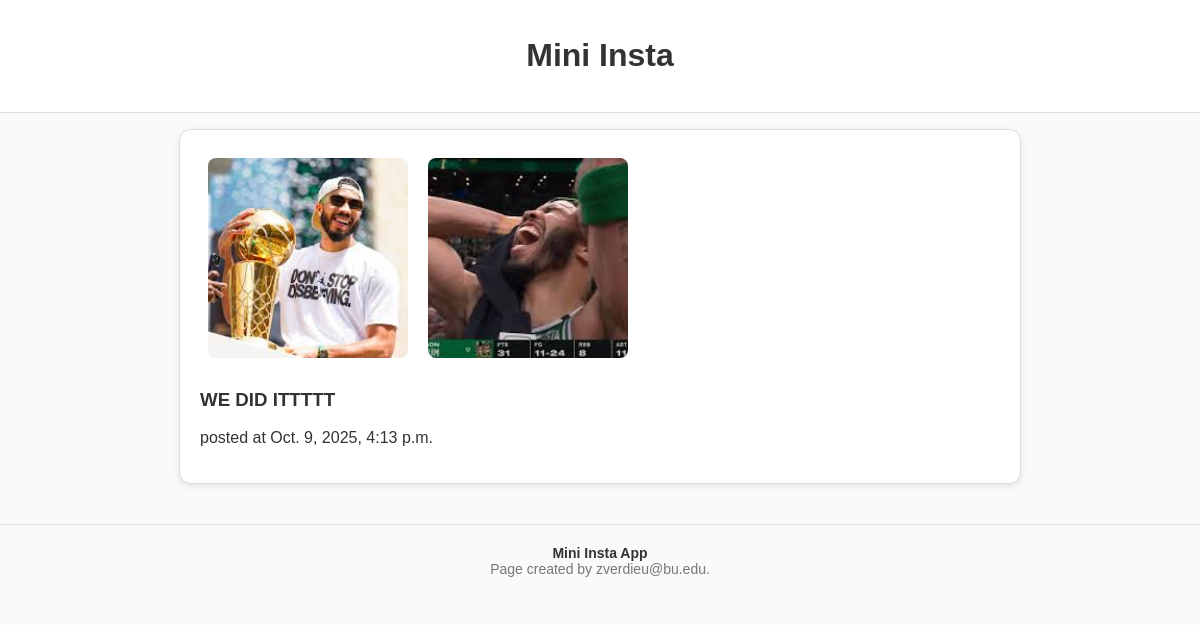
Page /mini_insta/post/17 on the committed database.
### mini_insta/models.py (models this page shows, shortened)
class Photo(models.Model):
    post = models.ForeignKey(Post, on_delete=models.CASCADE)
    image_url = models.URLField(blank=True)
    timestamp = models.DateTimeField(auto_now=True)
    image_file = models.ImageField(blank=True)
    def get_image_url(self):
        if self.image_url:
            return self.image_url
        else:
            return self.image_file.url

class Post(models.Model):
    profile = models.ForeignKey(Profile, on_delete=models.CASCADE)
    timestamp = models.DateTimeField(auto_now=True)
    caption = models.TextField(blank=False)
    def get_all_photos(self):
        photos = Photo.objects.filter(post=self)
        return photos

### mini_insta/views.py (the view)
# urls.py: path('post/<int:pk>', PostDetailView.as_view(), name="post"),
class PostDetailView(DetailView):
    model = Post
    template_name = "mini_insta/post.html"
    context_object_name = "post"

### mini_insta/models.py (called while the page is built)
    def __str__(self):
        return f'{self.display_name}'

### mini_insta/templates/mini_insta/post.html
{% extends 'mini_insta/base.html' %}
{% block content %}
<header>
    <h1>Mini Insta</h1>
</header>
<div class="singlePost">
    {% for photo in post.get_all_photos %}
        <img src="{{photo.get_image_url}}" alt="Photo for '{{post.caption}}' by {{post.profile}}">
    {% endfor %}
    <h3>{{post.caption}}</h3>
    <p>posted at {{post.timestamp}}</p>
</div>
{% endblock %}

### static/styles-mini_insta.css (style rules this page uses)
body { font-family: Arial, sans-serif; background: #fafafa; margin: 0; padding: 0; color: #333; }
header { background: #fff; border-bottom: 1px solid #ddd; padding: 1rem 2rem; text-align: center; }
.singlePost { max-width: 800px; margin: 16px auto; padding: 20px; border: 1px solid #ddd; border-radius: 12px; background: #fff; box-shadow: 0 2px 6px rgba(0,0,0,0.1); }
.singlePost img { width: 100%; max-width: 200px; height: 200px; object-fit: cover; border-radius: 8px; margin: 8px; display: inline-block; }

### rows in the picture
Photo: get_image_url (picture)
Photo: get_image_url (picture)
Post: caption "WE DID ITTTTT", timestamp "Oct. 9, 2025, 4:13 p.m."
